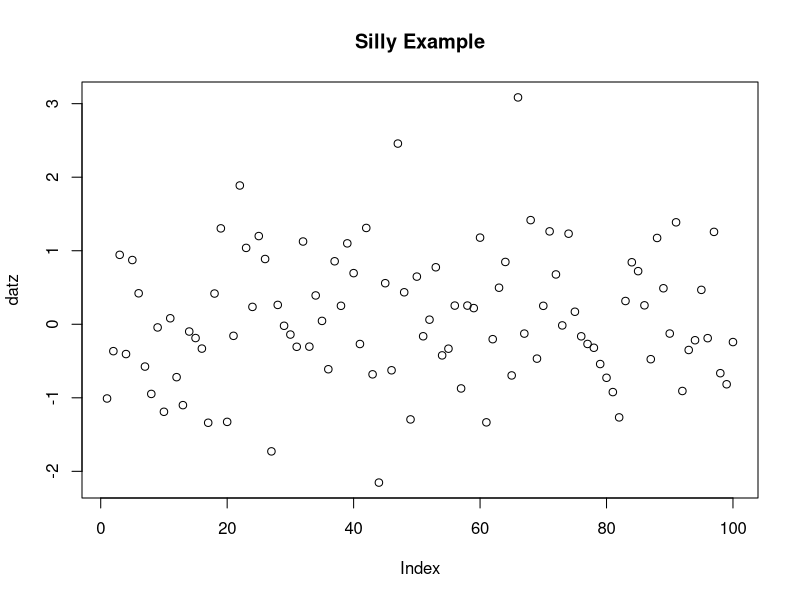

The R script that drew this image:
#' ---
#' title: "R for EPP research\n Assignment 5"
#'author: "Angelos-Miltiadis Krypotos"
#'date: "`r Sys.Date()`"
#'---
#'
#' Name : [Put your name here]
#'
#' ## General instructions.
#' 
#' ## How to complete the assignment.
#' Please write your answers below each question, indicating clearly to which question (or subquestion) your answer refers to.
#' I would prefer if you would send your answers as an html document using "knitr" and with all the code having been already executed. 
#' You can create html documents in R studio by just clicking the notepad icon on the top -- For more info how to create notebooks in R studio see 
#' [here](https://support.rstudio.com/hc/en-us/articles/200552276-Creating-Notebooks-from-R-Scripts). If you want, you can also send
#' your answers as an .R script. Lastly, writing your assignments in .doc or .docx is also OK, but because of automatised formatting etc., it
#' would be hard for me to check whether the code is running properly or not.
#'
#' Please go crazy with creating your functions. In the end, you can develop your function as much as you like. So, do it!
#'
#' ## Goals of the assignment
#' - Gain experience with creating your own functions in R
#' 
#' ## Exercise 1
#' Check the lecture slides. In addition, go through [this webpage] (https://www.datacamp.com/community/tutorials/functions-in-r-a-tutorial) and
#' [this chapter](http://adv-r.had.co.nz/Functional-programming.html). The latter one is advanced but you can get an idea about what are the good practices when writing R functions.
#' 
#' ## Answer 1
#' 
#' Done
#' 
#' ## Exercise 2
#' Make a function that takes as arguments two numeric vectors. The output of the function is the Bayes factors of a paired samples Bayesian
#' t-test. Use the 'Bayesfactor' package for computing the Bayes factor.
#' 
#' ## Answer 2
#' 
library(BayesFactor)
MyBayesFunction <- function(x, y){
  res <- ttestBF(x, y, paired = TRUE)
  return(res)
}
#'
MyBayesFunction(rnorm(10, mean = 10), rnorm(10, mean = 12))
#'
#' 
#' ## Exercise 3
#' Create a new function, as in Exercise 2, but now the output is the Bayes factor when the rscale is set to .707, and to 1. You have to make sure
#' that the user knows which Bayes factor corresponds to which rscale.
#'
#' ## Answer 3
#'
#' This is a way to do so but it is not the best way. The best way would be to use a recursive function but we have not
#' talked about it in class.
#'  
library(BayesFactor)
MyBayesFunction2 <- function(x, y){
  res707 <- ttestBF(x, y, paired = TRUE, rscale = .707)
  res1 <- ttestBF(x, y, paired = TRUE, rscale = 1)
  
  res <- matrix(c(res707@numerator$Alt@prior$rscale, extractBF(res707)[["bf"]],
  res1@numerator$Alt@prior$rscale, extractBF(res1)[["bf"]]), 2, 2, byrow = T)
  colnames(res) <- c("rscale", "bf10")
  return(res)
}
#'
MyBayesFunction2(rnorm(10, mean = 10), rnorm(10, mean = 12))
#'
#' ## Exercise 4
#' Make a function that creates a scatterplot of a numeric vector. As arguments, the function should accept a numeric vector, and also the main title. Make
#' sure that the user can add other arguments as well, that change the behavior of the plot function.
#' 
#' ## Answer 4
ScatterPlot <- function(datz, title, ...){
  plot(datz, main = title, ...)
}
#'
ScatterPlot(datz = rnorm(100), title = "Silly Example")
#' 
